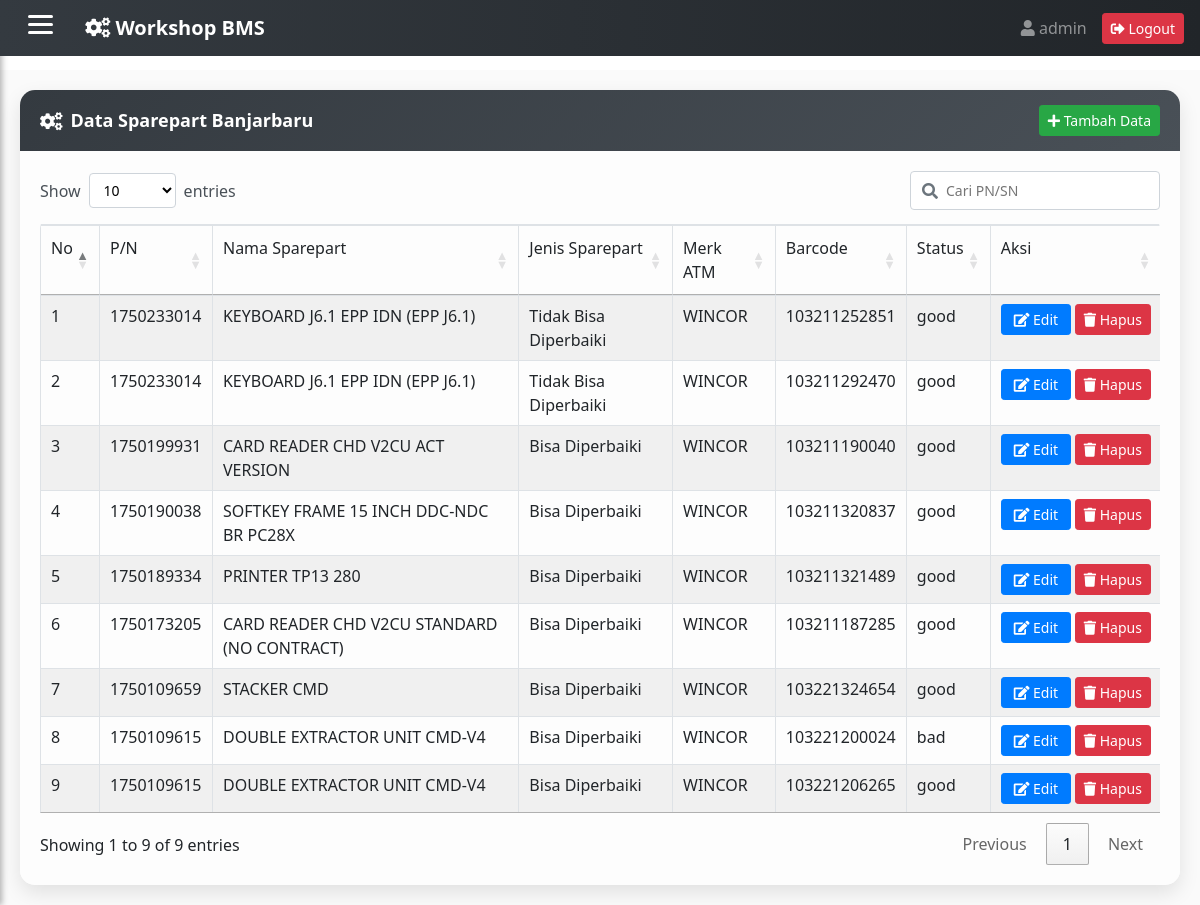
/admin/sp_bjb.php (signed in), run on the app's committed database.
### tables this page shows
CREATE TABLE `sp_bjb` (
  `part_number` varchar(50) NOT NULL,
  `nama_sparepart` varchar(255) NOT NULL,
  `jenis_sparepart` varchar(100) NOT NULL,
  `atm` varchar(50) NOT NULL,
  `barcode` varchar(50) NOT NULL,
  `status` varchar(50) NOT NULL
);

### function_all/function_spBJB.php (called while the page is built, shortened)
<?php
require_once('../Connections/koneksi.php');
$maxRows_Recordset1 = 1000;
$pageNum_Recordset1 = 0;
$startRow_Recordset1 = $pageNum_Recordset1 * $maxRows_Recordset1;
$query_Recordset1 = "SELECT * FROM sp_bjb ORDER BY part_number DESC";
$query_limit_Recordset1 = sprintf("%s LIMIT %d, %d", $query_Recordset1, $startRow_Recordset1, $maxRows_Recordset1);
$Recordset1 = mysqli_query($koneksi, $query_limit_Recordset1);
$row_Recordset1 = mysqli_fetch_assoc($Recordset1);
if (isset($_GET['totalRows_Recordset1'])) {
  $totalRows_Recordset1 = $_GET['totalRows_Recordset1'];
} else {
  $all_Recordset1 = mysqli_query($koneksi, $query_Recordset1);
  $totalRows_Recordset1 = mysqli_num_rows($all_Recordset1);
}
?>

### admin/sp_bjb.php (the view, shortened to what this page needs)
<?php include'../function_all/function_spBJB.php';?>
<!DOCTYPE html PUBLIC "-//W3C//DTD XHTML 1.0 Transitional//EN" "http://www.w3.org/TR/xhtml1/DTD/xhtml1-transitional.dtd">
<html xmlns="http://www.w3.org/1999/xhtml">
<head>
<link rel="stylesheet" href="https://cdn.datatables.net/1.13.6/css/jquery.dataTables.min.css">
</head>
<body>
<div class="card stylish-card animate-card">
    <div class="card-header stylish-header">
      <i class="fas fa-cogs mr-2"></i> Data Sparepart Banjarbaru
      <button class="btn btn-success btn-sm ml-auto" onclick="openForm()">
        <i class="fas fa-plus"></i> Tambah Data
      </button>
    </div>
    <div class="card-body stylish-body">
        <div class="toolbar-search-only"></div>
        <div class="toolbar-custom mb-3">
        </div>
        <div class="table-responsive-custom">
         	<table id="example" class="table table-striped table-bordered">
        	<thead>
              <tr>
                <td>No</td>
                <td>P/N</td>
                <td>Nama Sparepart</td>
                <td>Jenis Sparepart</td>
                <td>Merk ATM</td>
                <td>Barcode</td>
                <td>Status</td>
                <td>Aksi</td>
              </tr>
            </thead>
            <tbody>
              <?php if ($totalRows_Recordset1 > 0): ?>
                <?php $no = $startRow_Recordset1 + 1; ?>
              <?php do { ?>
                <tr>
                  <td><?php echo $no++; ?></td>
                  <td><?php echo htmlspecialchars($row_Recordset1['part_number']); ?></td>
                  <td><?php echo htmlspecialchars($row_Recordset1['nama_sparepart']); ?></td>
                  <td><?php echo htmlspecialchars($row_Recordset1['jenis_sparepart']); ?></td>
                  <td><?php echo htmlspecialchars($row_Recordset1['atm']); ?></td>
                  <td><?php echo htmlspecialchars($row_Recordset1['barcode']); ?></td>
                  <td><?php echo htmlspecialchars($row_Recordset1['status']); ?></td>
                  <td>
                    <div class="aksi-buttons">
                     <button
                        class="btn btn-primary btn-sm btn-animate"
                        onclick="openEditForm(
                          '<?php echo htmlspecialchars($row_Recordset1['part_number'], ENT_QUOTES); ?>',
                          '<?php echo htmlspecialchars($row_Recordset1['nama_sparepart'], ENT_QUOTES); ?>',
                          '<?php echo htmlspecialchars($row_Recordset1['jenis_sparepart'], ENT_QUOTES); ?>',
                          '<?php echo htmlspecialchars($row_Recordset1['atm'], ENT_QUOTES); ?>',
                          '<?php echo htmlspecialchars($row_Recordset1['barcode'], ENT_QUOTES); ?>',
                          '<?php echo htmlspecialchars($row_Recordset1['status'], ENT_QUOTES); ?>'
                        )">
                        <i class="fas fa-edit"></i> Edit
                    </button>
                          <a href="../crud_all/hapus_spBJB.php?barcode=<?php echo urlencode($row_Recordset1['barcode']); ?>"
                                  class="btn btn-danger btn-sm btn-hapus"
                                  data-barcode="<?php echo htmlspecialchars($row_Recordset1['barcode'], ENT_QUOTES); ?>">
                                  <i class="fa fa-trash"></i> Hapus
                                </a>
                    </div>
                  </td>
                </tr>
                    <?php } while ($row_Recordset1 = mysqli_fetch_assoc($Recordset1)); ?>
              </tbody>
                <?php else: ?>
                  <tbody>
                  <tr>
                    </tr>
                <?php endif; ?>
			</table>
 	   </div>
	</div>
</div>
<?php
include '../template.php';
?>
</body>
</html>

### admin/sp_bjb.php (style rules this page uses)
td:last-child { white-space: nowrap; }
.aksi-buttons { display: flex; gap: 4px; justify-content: center; align-items: center; flex-wrap: nowrap; }
.aksi-buttons .btn { min-width: 70px; }

### data on the page
sp_bjb: part_number "1750233014", nama_sparepart "KEYBOARD J6.1 EPP IDN (EPP J6.1)", jenis_sparepart "Tidak Bisa Diperbaiki", atm "WINCOR", barcode "103211252851", status "good"
sp_bjb: part_number "1750233014", nama_sparepart "KEYBOARD J6.1 EPP IDN (EPP J6.1)", jenis_sparepart "Tidak Bisa Diperbaiki", atm "WINCOR", barcode "103211292470", status "good"
sp_bjb: part_number "1750199931", nama_sparepart "CARD READER CHD V2CU ACT VERSION", jenis_sparepart "Bisa Diperbaiki", atm "WINCOR", barcode "103211190040", status "good"
sp_bjb: part_number "1750190038", nama_sparepart "SOFTKEY FRAME 15 INCH DDC-NDC BR PC28X", jenis_sparepart "Bisa Diperbaiki", atm "WINCOR", barcode "103211320837", status "good"
sp_bjb: part_number "1750189334", nama_sparepart "PRINTER TP13 280", jenis_sparepart "Bisa Diperbaiki", atm "WINCOR", barcode "103211321489", status "good"
sp_bjb: part_number "1750173205", nama_sparepart "CARD READER CHD V2CU STANDARD (NO CONTRACT)", jenis_sparepart "Bisa Diperbaiki", atm "WINCOR", barcode "103211187285", status "good"
sp_bjb: part_number "1750109659", nama_sparepart "STACKER CMD", jenis_sparepart "Bisa Diperbaiki", atm "WINCOR", barcode "103221324654", status "good"
sp_bjb: part_number "1750109615", nama_sparepart "DOUBLE EXTRACTOR UNIT CMD-V4", jenis_sparepart "Bisa Diperbaiki", atm "WINCOR", barcode "103221200024", status "bad"
sp_bjb: part_number "1750109615", nama_sparepart "DOUBLE EXTRACTOR UNIT CMD-V4", jenis_sparepart "Bisa Diperbaiki", atm "WINCOR", barcode "103221206265", status "good"

### other printed values
$username "admin"
